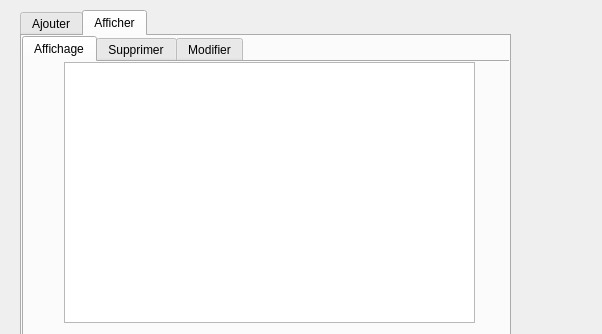
<?xml version="1.0" encoding="UTF-8"?>
<ui version="4.0">
 <class>postes</class>
 <widget class="QDialog" name="postes">
  <property name="geometry">
   <rect>
    <x>0</x>
    <y>0</y>
    <width>602</width>
    <height>334</height>
   </rect>
  </property>
  <property name="windowTitle">
   <string>Dialog</string>
  </property>
  <widget class="QTabWidget" name="tabWidget_2">
   <property name="geometry">
    <rect>
     <x>20</x>
     <y>10</y>
     <width>491</width>
     <height>331</height>
    </rect>
   </property>
   <property name="currentIndex">
    <number>1</number>
   </property>
   <widget class="QWidget" name="tab_4">
    <attribute name="title">
     <string>Ajouter</string>
    </attribute>
    <widget class="QGroupBox" name="groupBox_2">
     <property name="geometry">
      <rect>
       <x>40</x>
       <y>20</y>
       <width>291</width>
       <height>251</height>
      </rect>
     </property>
     <property name="title">
      <string>ajouter postes</string>
     </property>
     <widget class="QLabel" name="label_3">
      <property name="geometry">
       <rect>
        <x>30</x>
        <y>70</y>
        <width>47</width>
        <height>14</height>
       </rect>
      </property>
      <property name="text">
       <string>ID</string>
      </property>
     </widget>
     <widget class="QLabel" name="label_6">
      <property name="geometry">
       <rect>
        <x>30</x>
        <y>110</y>
        <width>91</width>
        <height>20</height>
       </rect>
      </property>
      <property name="text">
       <string>Nom</string>
      </property>
     </widget>
     <widget class="QLineEdit" name="le_id">
      <property name="geometry">
       <rect>
        <x>160</x>
        <y>70</y>
        <width>113</width>
        <height>20</height>
       </rect>
      </property>
      <property name="text">
       <string/>
      </property>
     </widget>
     <widget class="QLineEdit" name="nom_poste">
      <property name="geometry">
       <rect>
        <x>160</x>
        <y>110</y>
        <width>113</width>
        <height>20</height>
       </rect>
      </property>
     </widget>
     <widget class="QPushButton" name="Ajouterpo">
      <property name="geometry">
       <rect>
        <x>210</x>
        <y>180</y>
        <width>75</width>
        <height>23</height>
       </rect>
      </property>
      <property name="text">
       <string>Ajouter</string>
      </property>
     </widget>
     <widget class="QLineEdit" name="poste_salaire">
      <property name="geometry">
       <rect>
        <x>160</x>
        <y>150</y>
        <width>113</width>
        <height>20</height>
       </rect>
      </property>
      <property name="readOnly">
       <bool>false</bool>
      </property>
     </widget>
     <widget class="QLabel" name="label_7">
      <property name="geometry">
       <rect>
        <x>30</x>
        <y>160</y>
        <width>47</width>
        <height>14</height>
       </rect>
      </property>
      <property name="text">
       <string>Salaire</string>
      </property>
     </widget>
    </widget>
   </widget>
   <widget class="QWidget" name="tab_3">
    <attribute name="title">
     <string>Afficher</string>
    </attribute>
    <widget class="QTabWidget" name="tabWidget">
     <property name="geometry">
      <rect>
       <x>0</x>
       <y>0</y>
       <width>581</width>
       <height>321</height>
      </rect>
     </property>
     <property name="currentIndex">
      <number>0</number>
     </property>
     <widget class="QWidget" name="tab">
      <attribute name="title">
       <string>Affichage</string>
      </attribute>
      <widget class="QTableView" name="tab_poste">
       <property name="geometry">
        <rect>
         <x>40</x>
         <y>0</y>
         <width>411</width>
         <height>261</height>
        </rect>
       </property>
      </widget>
     </widget>
     <widget class="QWidget" name="tab_2">
      <attribute name="title">
       <string>Supprimer</string>
      </attribute>
      <widget class="QLabel" name="label">
       <property name="geometry">
        <rect>
         <x>10</x>
         <y>50</y>
         <width>47</width>
         <height>14</height>
        </rect>
       </property>
       <property name="text">
        <string>ID</string>
       </property>
      </widget>
      <widget class="QLineEdit" name="le_id_sup">
       <property name="geometry">
        <rect>
         <x>120</x>
         <y>50</y>
         <width>113</width>
         <height>20</height>
        </rect>
       </property>
      </widget>
      <widget class="QPushButton" name="delposte">
       <property name="geometry">
        <rect>
         <x>310</x>
         <y>50</y>
         <width>75</width>
         <height>23</height>
        </rect>
       </property>
       <property name="text">
        <string>Supprimer</string>
       </property>
      </widget>
     </widget>
     <widget class="QWidget" name="Modifier">
      <attribute name="title">
       <string>Modifier</string>
      </attribute>
      <widget class="QLabel" name="label_2">
       <property name="geometry">
        <rect>
         <x>120</x>
         <y>30</y>
         <width>47</width>
         <height>14</height>
        </rect>
       </property>
       <property name="text">
        <string>ID</string>
       </property>
      </widget>
      <widget class="QLineEdit" name="id_selected">
       <property name="geometry">
        <rect>
         <x>180</x>
         <y>30</y>
         <width>113</width>
         <height>20</height>
        </rect>
       </property>
      </widget>
      <widget class="QPushButton" name="selectbutton">
       <property name="geometry">
        <rect>
         <x>320</x>
         <y>30</y>
         <width>75</width>
         <height>23</height>
        </rect>
       </property>
       <property name="text">
        <string>Chercher</string>
       </property>
      </widget>
      <widget class="QTableView" name="tablewi">
       <property name="geometry">
        <rect>
         <x>40</x>
         <y>61</y>
         <width>421</width>
         <height>101</height>
        </rect>
       </property>
      </widget>
      <widget class="QGroupBox" name="groupBox">
       <property name="geometry">
        <rect>
         <x>30</x>
         <y>169</y>
         <width>461</width>
         <height>131</height>
        </rect>
       </property>
       <property name="title">
        <string>NEW</string>
       </property>
       <widget class="QLabel" name="label_4">
        <property name="geometry">
         <rect>
          <x>180</x>
          <y>10</y>
          <width>47</width>
          <height>14</height>
         </rect>
        </property>
        <property name="text">
         <string>NOM</string>
        </property>
       </widget>
       <widget class="QLabel" name="label_5">
        <property name="geometry">
         <rect>
          <x>340</x>
          <y>10</y>
          <width>47</width>
          <height>14</height>
         </rect>
        </property>
        <property name="text">
         <string>SALAIRE</string>
        </property>
       </widget>
       <widget class="QLineEdit" name="edit_nom">
        <property name="geometry">
         <rect>
          <x>170</x>
          <y>50</y>
          <width>113</width>
          <height>20</height>
         </rect>
        </property>
       </widget>
       <widget class="QLineEdit" name="edit_salaire">
        <property name="geometry">
         <rect>
          <x>340</x>
          <y>50</y>
          <width>113</width>
          <height>20</height>
         </rect>
        </property>
       </widget>
       <widget class="QCommandLinkButton" name="commandLinkButton">
        <property name="geometry">
         <rect>
          <x>330</x>
          <y>70</y>
          <width>172</width>
          <height>41</height>
         </rect>
        </property>
        <property name="text">
         <string>mise a jour</string>
        </property>
       </widget>
      </widget>
     </widget>
    </widget>
   </widget>
  </widget>
 </widget>
 <resources/>
 <connections/>
</ui>
